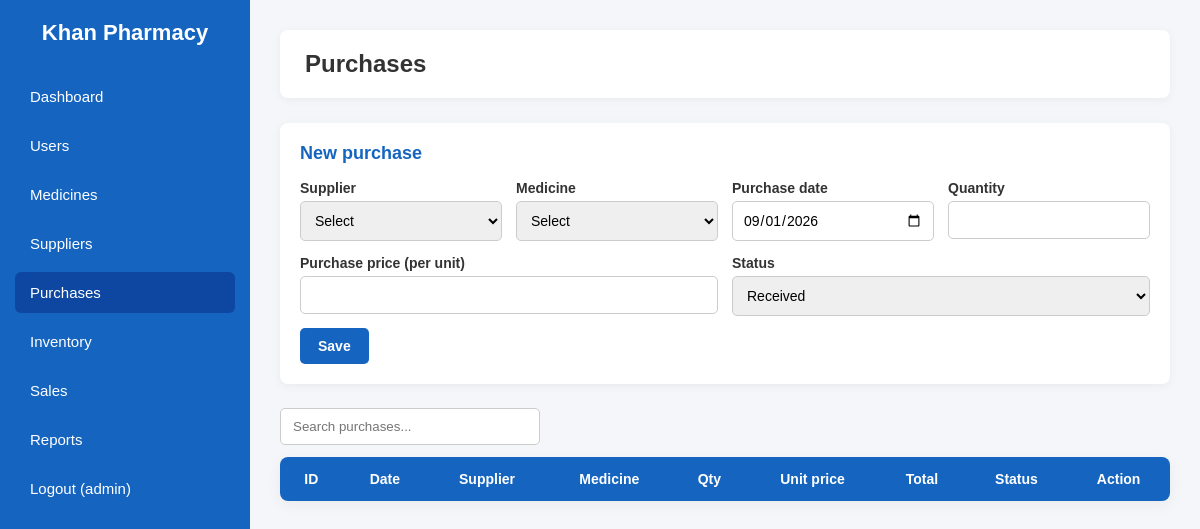
The page /purchases.php (signed in) on the database as committed earlier.
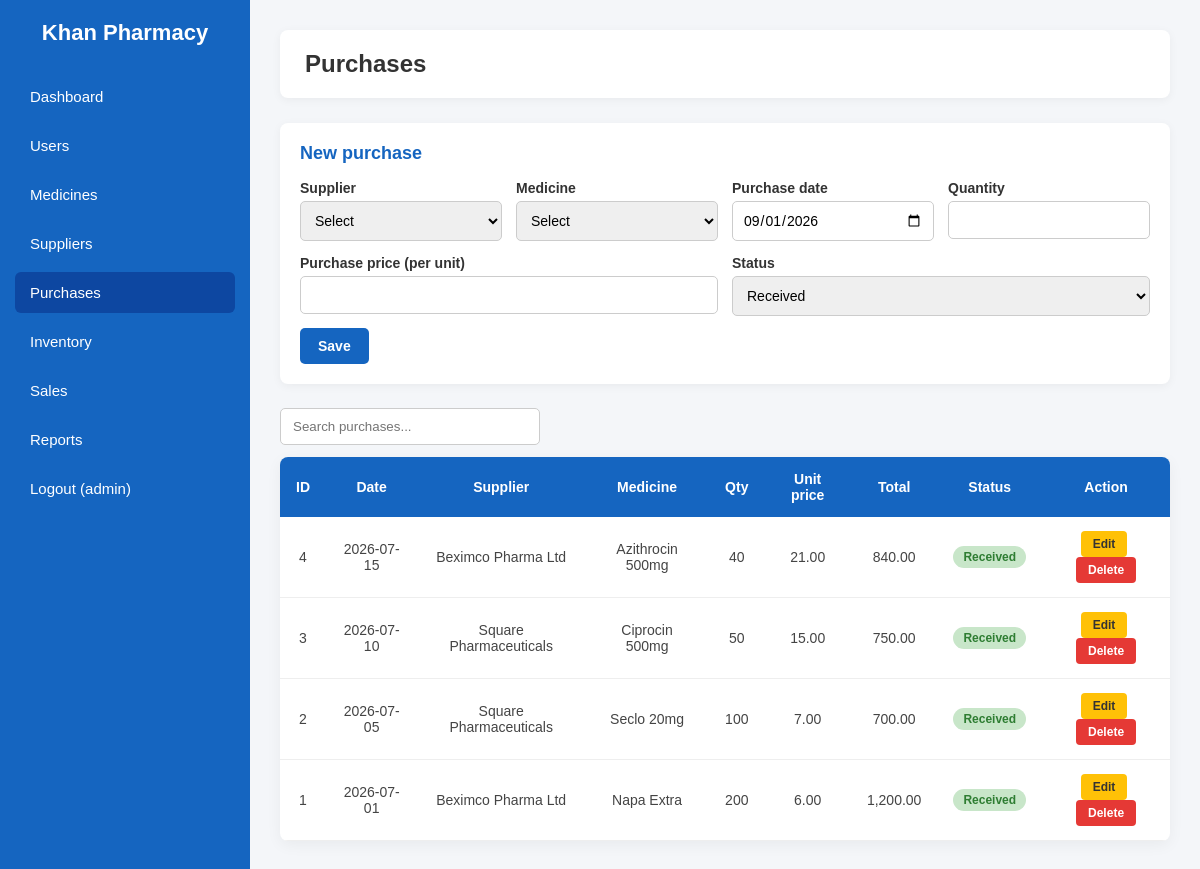
The same page on the database as committed later.
### tables this page shows
CREATE TABLE `purchases` (
    `purchase_id` INT AUTO_INCREMENT PRIMARY KEY,
    `supplier_id` INT NOT NULL,
    `purchase_date` DATE NOT NULL,
    `medicine_id` INT NOT NULL,
    `quantity` INT NOT NULL,
    `purchase_price` DECIMAL(10, 2) NOT NULL,
    `total_amount` DECIMAL(12, 2) NOT NULL,
    `purchase_status` ENUM('Pending', 'Received', 'Cancelled') NOT NULL DEFAULT 'Received',
    CONSTRAINT `fk_purchase_supplier` FOREIGN KEY (`supplier_id`) REFERENCES `suppliers`(`supplier_id`) ON DELETE CASCADE,
    CONSTRAINT `fk_purchase_medicine` FOREIGN KEY (`medicine_id`) REFERENCES `medicines`(`medicine_id`) ON DELETE CASCADE
);

CREATE TABLE `suppliers` (
    `supplier_id` INT AUTO_INCREMENT PRIMARY KEY,
    `supplier_name` VARCHAR(100) NOT NULL,
    `contact_number` VARCHAR(20) NOT NULL,
    `company_name` VARCHAR(100) NOT NULL
);

CREATE TABLE `medicines` (
    `medicine_id` INT AUTO_INCREMENT PRIMARY KEY,
    `medicine_name` VARCHAR(100) NOT NULL,
    `company_name` VARCHAR(100) NOT NULL,
    `category` VARCHAR(50) NOT NULL DEFAULT 'General',
    `purchase_price` DECIMAL(10, 2) NOT NULL DEFAULT 0.00,
    `expire_date` DATE NOT NULL,
    `manufacture_date` DATE NOT NULL,
    `supplier_id` INT DEFAULT NULL,
    `sale_price` DECIMAL(10, 2) NOT NULL,
    `batch_number` VARCHAR(50) NOT NULL DEFAULT '',
    CONSTRAINT `fk_medicine_supplier` FOREIGN KEY (`supplier_id`) REFERENCES `suppliers`(`supplier_id`) ON DELETE SET NULL
);

### includes/auth.php (called while the page is built, shortened)
<?php
function h($text)
{
    return htmlspecialchars((string) $text, ENT_QUOTES, "UTF-8");
}

### purchases.php (the view, shortened to what this page needs)
<?php
require_once "includes/db.php";
require_once "includes/auth.php";
$edit = null;
$rows = $conn->query(
    "SELECT p.*, s.supplier_name, m.medicine_name
     FROM purchases p
     JOIN suppliers s ON p.supplier_id = s.supplier_id
     JOIN medicines m ON p.medicine_id = m.medicine_id
     ORDER BY p.purchase_date DESC, p.purchase_id DESC"
)->fetch_all(MYSQLI_ASSOC);
require_once "includes/header.php";
?>
<div class="card">
    <h2><?php echo $edit ? "Edit purchase" : "New purchase"; ?></h2>
    <form method="post">
        <div class="form-row">
            <div class="form-group">
                <label>Supplier</label>
                <select name="supplier_id" required>
                    <option value="">Select</option>
                </select>
            </div>
            <div class="form-group">
                <label>Medicine</label>
                <select name="medicine_id" required>
                    <option value="">Select</option>
                </select>
            </div>
            <div class="form-group">
                <label>Purchase date</label>
                <input type="date" name="purchase_date" required value="<?php echo h($edit["purchase_date"] ?? date("Y-m-d")); ?>">
            </div>
            <div class="form-group">
                <label>Quantity</label>
                <input type="number" name="quantity" required min="1" value="<?php echo h($edit["quantity"] ?? ""); ?>">
            </div>
            <div class="form-group">
                <label>Purchase price (per unit)</label>
                <input type="number" step="0.01" name="purchase_price" required value="<?php echo h($edit["purchase_price"] ?? ""); ?>">
            </div>
            <div class="form-group">
                <label>Status</label>
                <select name="purchase_status">
                    <?php foreach (["Pending", "Received", "Cancelled"] as $st) { ?>
                    <option value="<?php echo $st; ?>" <?php echo ($edit["purchase_status"] ?? "Received") === $st ? "selected" : ""; ?>><?php echo $st; ?></option>
                    <?php } ?>
                </select>
            </div>
        </div>
        <div class="form-actions">
            <button type="submit" class="save-btn">Save</button>
        </div>
    </form>
</div>
<input type="text" class="search-box" data-table="data-table" placeholder="Search purchases...">
<table id="data-table">
    <thead>
        <tr>
            <th>ID</th>
            <th>Date</th>
            <th>Supplier</th>
            <th>Medicine</th>
            <th>Qty</th>
            <th>Unit price</th>
            <th>Total</th>
            <th>Status</th>
            <th>Action</th>
        </tr>
    </thead>
    <tbody>
        <?php foreach ($rows as $row) { ?>
        <tr>
            <td><?php echo (int) $row["purchase_id"]; ?></td>
            <td><?php echo h($row["purchase_date"]); ?></td>
            <td><?php echo h($row["supplier_name"]); ?></td>
            <td><?php echo h($row["medicine_name"]); ?></td>
            <td><?php echo (int) $row["quantity"]; ?></td>
            <td><?php echo number_format((float) $row["purchase_price"], 2); ?></td>
            <td><?php echo number_format((float) $row["total_amount"], 2); ?></td>
            <td><span class="badge badge-<?php echo strtolower($row["purchase_status"]); ?>"><?php echo h($row["purchase_status"]); ?></span></td>
            <td>
                <a class="edit" href="purchases.php?edit=<?php echo (int) $row["purchase_id"]; ?>">Edit</a>
                <form method="post" class="delete-form" style="display:inline">
                    <button type="submit" class="delete">Delete</button>
                </form>
            </td>
        </tr>
        <?php } ?>
    </tbody>
</table>
<?php require_once "includes/footer.php"; ?>

Rows that differ between the two databases and show on the page:
added purchases: purchase_id "4", purchase_date "2026-07-15", supplier.supplier_name "Beximco Pharma Ltd", medicine.medicine_name "Azithrocin 500mg", quantity "40", purchase_price "21.00", total_amount "840.00", purchase_status "Received"
added purchases: purchase_id "3", purchase_date "2026-07-10", supplier.supplier_name "Square Pharmaceuticals", medicine.medicine_name "Ciprocin 500mg", quantity "50", purchase_price "15.00", total_amount "750.00", purchase_status "Received"
added purchases: purchase_id "2", purchase_date "2026-07-05", supplier.supplier_name "Square Pharmaceuticals", medicine.medicine_name "Seclo 20mg", quantity "100", purchase_price "7.00", total_amount "700.00", purchase_status "Received"
added purchases: purchase_id "1", purchase_date "2026-07-01", supplier.supplier_name "Beximco Pharma Ltd", medicine.medicine_name "Napa Extra", quantity "200", purchase_price "6.00", total_amount "1,200.00", purchase_status "Received"
